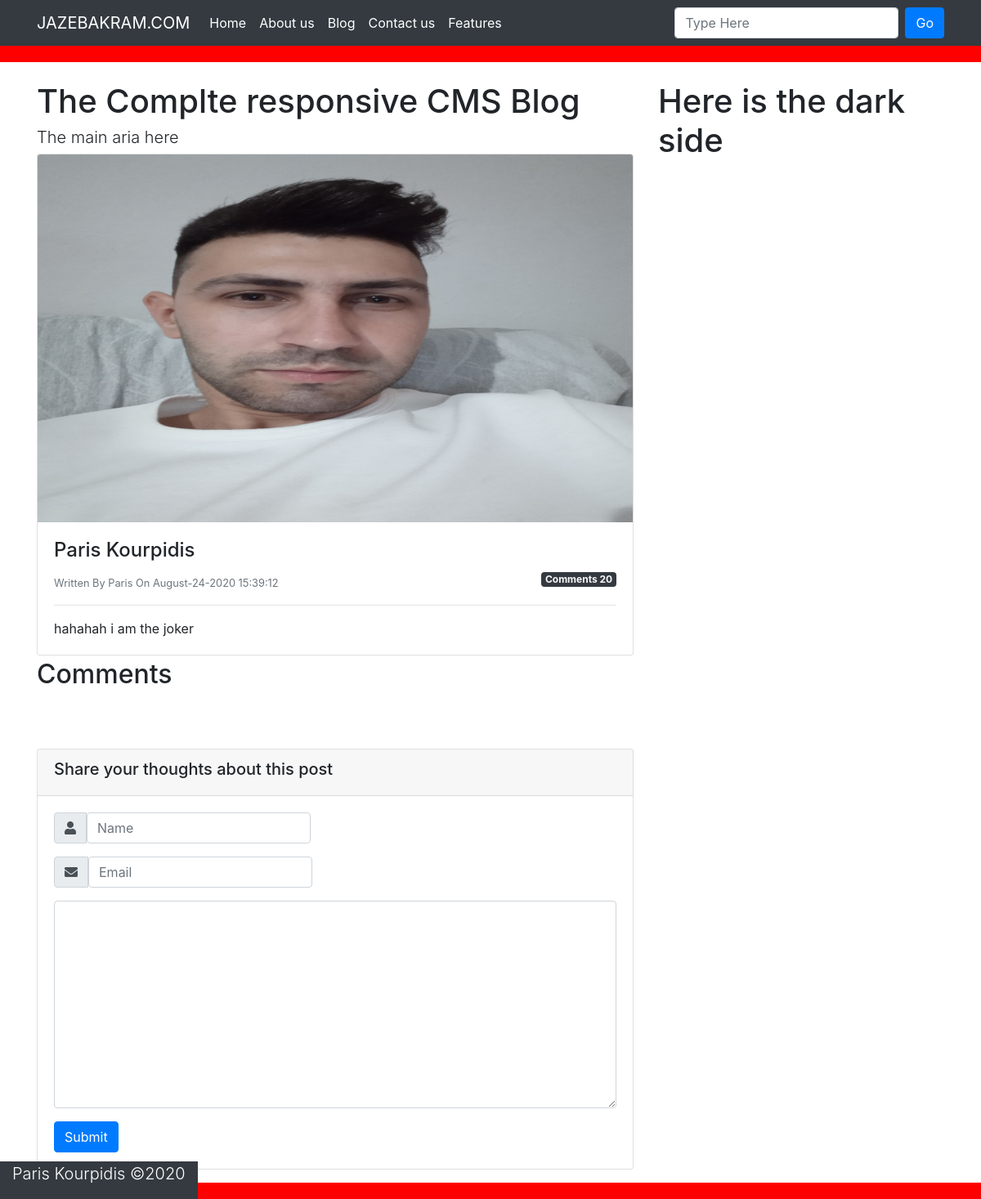
/FullPost.php?id=9, run on the app's committed database.
### tables this page shows
CREATE TABLE `posts` (
  `id` int(10) NOT NULL,
  `datetime` varchar(50) NOT NULL,
  `title` varchar(300) NOT NULL,
  `category` varchar(50) NOT NULL,
  `author` varchar(50) NOT NULL,
  `image` varchar(50) NOT NULL,
  `post` varchar(1000) NOT NULL
);

### FullPost.php (the view, shortened to what this page needs)
<?php require_once("Includes/Functions.php"); ?>
<?php $SearchQueryParameter = $_GET["id"]; ?>
<!DOCTYPE html>
<html lang="en">
  <head>
    <link
      rel="stylesheet"
      href="https://use.fontawesome.com/releases/v5.0.13/css/all.css"
    />
    <link
      rel="stylesheet"
      href="https://stackpath.bootstrapcdn.com/bootstrap/4.3.1/css/bootstrap.min.css"
    />
    <link rel="stylesheet" href="css/Styles.css" />
  </head>
  <body>
    <nav class="navbar navbar-expand-lg navbar-dark bg-dark text-white">
      <div class="container">
        <a href="#" class="navbar-brand text-white">JAZEBAKRAM.COM</a>
        <div class="collapse navbar-collapse" id="navbarcollapseCMS">
          <ul class="navbar-nav mr-auto">
            <li class="nav-item">
              <a href="Blog.php" class="nav-link text-white">Home</a>
            </li>
            <li class="nav-item">
              <a href="#" class="nav-link text-white">About us</a>
            </li>
            <li class="nav-item">
              <a href="Blog.php" class="nav-link text-white"
                >Blog</a
              >
            </li>
            <li class="nav-item">
              <a href="#" class="nav-link text-white"> Contact us</a>
            </li>
            <li class="nav-item">
              <a href="#" class="nav-link text-white">Features</a>
            </li>
          </ul>
          <ul class="navbar-nav ml-auto">
              <form class="form-inline d-none d-sm-block" action="Blog.php">
                  <div class="form-group">
                      <input class="form-control mr-2" type="text" name="Search" placeholder="Type Here" value="">
                    <button class="btn btn-primary" name="SearchButton" >Go</button>
                   </div>
              </form>
          </ul>
        </div>
      </div>
    </nav>
    <div style="height:20px; width:100%; background: red;"> </div>
    <div class="container">
        <div class="row mt-4">
            <div class="col-sm-8">
                <h1>The Complte responsive CMS Blog</h1>
                <h1 class="lead">The main aria here</h1>
                <?php
                global $ConnectionDB;
                if(isset($_GET["SearchButton"])){
                  $Search = $_GET["Search"];
                  $sql = "SELECT * FROM posts
                  WHERE datetime LIKE :search
                  OR title LIKE :search
                  OR category LIKE :search
                  OR post LIKE :search";
                  $stmt = $ConnectionDB->prepare($sql);
                  $stmt->bindValue(":search",'%'.$Search.'%');
                  $stmt->execute();
                }
                else
                {
                  $PostIdFromUrl = $_GET["id"];
                  $sql = "SELECT * FROM posts WHERE id = '$PostIdFromUrl'";
                  $stmt = $ConnectionDB->query($sql);
                }
                while($DataRows = $stmt->fetch()){
                    $DateTime = $DataRows["datetime"];
                    $PostTitle = $DataRows["title"];
                    $Admin = $DataRows["author"];
                    $Image = $DataRows["image"];
                    $PostDescription = $DataRows["post"];
                ?>
                <div class="card mb-1">
                    <img class="img-fluid card-img-top" style="max-height:450px;" src="Upload/<?php echo htmlentities($Image);  ?>" alt="">
                    <div class="card-body">
                         <h4 class="card-title"><?php echo htmlentities($PostTitle); ?></h4>
                        <small class="text-muted">Written By <?php echo $Admin; ?> On <?php echo htmlentities($DateTime); ?></small>
                        <span style="float:right;" class="badge badge-dark text-light">Comments 20</span>
                        <hr>
                        <p class="card-text" >
                            <?php echo $PostDescription; ?></p>
                    </div>
                </div>
                    <?php }?>
                <h2>Comments</h2>
                <br><br>
                <div class="">
                  <form class="" action="FullPost.php?id=<?php echo $SearchQueryParameter?>" method="post">
                    <div class="card my-3">
                        <div class="card-header">
                           <h5>Share your thoughts about this post</h5>
                        </div>
                        <div class="card-body">
                          <div class="form-group">
                            <div class="input-group">
                              <div class="input-group-prepend">
                                <span class="input-group-text">
                                   <i class="fas fa-user"></i>
                                </span>
                                <input class="form-control"  type="text" name="CommenterName" placeholder="Name" value="">
                             </div>
                           </div>
                          </div>
                          <div class="form-group">
                            <div class="input-group">
                              <div class="input-group-prepend">
                                <span class="input-group-text">
                                   <i class="fas fa-envelope"></i>
                                </span>
                                <input class="form-control"  type="text" name="CommenterEmail" placeholder="Email" value="">
                             </div>
                           </div>
                          </div>
                          <div class="form-group">
                             <textarea name="CommenterThoughts" class="form-control" id="" cols="30" rows="10"></textarea>
                          </div>
                          <div class="">
                            <button type="submit" name="Submit" class="btn btn-primary">Submit</button>
                          </div>
                        </div>
                    </div>
                  </form>
                </div>
            </div>
            <div class="col-sm-4">
                <h1>Here is the dark side</h1>
            </div>
        </div>
    </div>
    <div style="height:20px; width:100%; background: red;"> </div>
    <footer class="bg-dark text-white">
      <div class="container">
        <div class="row">
          <div class="col">
            <p class="lead text-center">
              Paris Kourpidis &copy;<span id="year"></span>
            </p>
          </div>
        </div>
       </div>
    </footer>
  </body>
</html>

### css/Styles.css (style rules this page uses)
body { position: relative; }
footer { position: absolute; bottom: 0; }

### data on the page
posts: image (picture), title "Paris Kourpidis", author "Paris", datetime "August-24-2020 15:39:12", post "hahahah i am the joker"
